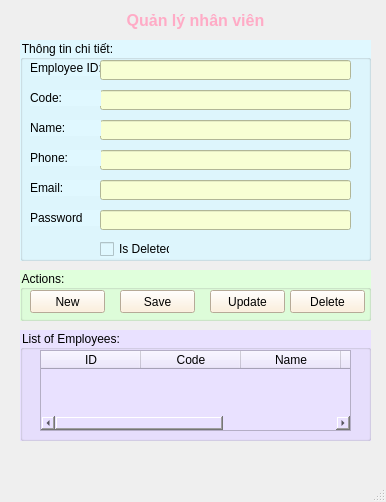
<?xml version="1.0" encoding="UTF-8"?>
<ui version="4.0">
 <class>MainWindow</class>
 <widget class="QMainWindow" name="MainWindow">
  <property name="geometry">
   <rect>
    <x>0</x>
    <y>0</y>
    <width>386</width>
    <height>502</height>
   </rect>
  </property>
  <property name="windowTitle">
   <string>MainWindow</string>
  </property>
  <widget class="QWidget" name="centralwidget">
   <widget class="QLabel" name="label">
    <property name="geometry">
     <rect>
      <x>20</x>
      <y>11</y>
      <width>351</width>
      <height>20</height>
     </rect>
    </property>
    <property name="font">
     <font>
      <pointsize>12</pointsize>
      <weight>75</weight>
      <bold>true</bold>
     </font>
    </property>
    <property name="layoutDirection">
     <enum>Qt::LeftToRight</enum>
    </property>
    <property name="styleSheet">
     <string notr="true">color:rgb(255, 171, 198)</string>
    </property>
    <property name="text">
     <string>&lt;html&gt;&lt;head/&gt;&lt;body&gt;&lt;p align=&quot;center&quot;&gt;Quản lý nhân viên&lt;/p&gt;&lt;/body&gt;&lt;/html&gt;</string>
    </property>
   </widget>
   <widget class="QGroupBox" name="groupBox">
    <property name="geometry">
     <rect>
      <x>20</x>
      <y>40</y>
      <width>351</width>
      <height>221</height>
     </rect>
    </property>
    <property name="styleSheet">
     <string notr="true">background-color: rgb(224, 248, 255);</string>
    </property>
    <property name="title">
     <string>Thông tin chi tiết:</string>
    </property>
    <widget class="QLabel" name="label_2">
     <property name="geometry">
      <rect>
       <x>10</x>
       <y>20</y>
       <width>71</width>
       <height>16</height>
      </rect>
     </property>
     <property name="text">
      <string>Employee ID:</string>
     </property>
    </widget>
    <widget class="QLineEdit" name="lineEditId">
     <property name="geometry">
      <rect>
       <x>80</x>
       <y>20</y>
       <width>251</width>
       <height>20</height>
      </rect>
     </property>
     <property name="styleSheet">
      <string notr="true">background-color: rgb(248, 255, 212);</string>
     </property>
    </widget>
    <widget class="QLineEdit" name="lineEditCode">
     <property name="geometry">
      <rect>
       <x>80</x>
       <y>50</y>
       <width>251</width>
       <height>20</height>
      </rect>
     </property>
     <property name="styleSheet">
      <string notr="true">background-color: rgb(248, 255, 212);</string>
     </property>
    </widget>
    <widget class="QLabel" name="label_3">
     <property name="geometry">
      <rect>
       <x>10</x>
       <y>50</y>
       <width>71</width>
       <height>16</height>
      </rect>
     </property>
     <property name="text">
      <string>Code:</string>
     </property>
    </widget>
    <widget class="QLineEdit" name="lineEditName">
     <property name="geometry">
      <rect>
       <x>80</x>
       <y>80</y>
       <width>251</width>
       <height>20</height>
      </rect>
     </property>
     <property name="styleSheet">
      <string notr="true">background-color: rgb(248, 255, 212);</string>
     </property>
    </widget>
    <widget class="QLabel" name="label_4">
     <property name="geometry">
      <rect>
       <x>10</x>
       <y>80</y>
       <width>71</width>
       <height>16</height>
      </rect>
     </property>
     <property name="text">
      <string>Name:</string>
     </property>
    </widget>
    <widget class="QLineEdit" name="lineEditPhone">
     <property name="geometry">
      <rect>
       <x>80</x>
       <y>110</y>
       <width>251</width>
       <height>20</height>
      </rect>
     </property>
     <property name="styleSheet">
      <string notr="true">background-color: rgb(248, 255, 212);</string>
     </property>
    </widget>
    <widget class="QLabel" name="label_5">
     <property name="geometry">
      <rect>
       <x>10</x>
       <y>110</y>
       <width>71</width>
       <height>16</height>
      </rect>
     </property>
     <property name="text">
      <string>Phone:</string>
     </property>
    </widget>
    <widget class="QLabel" name="label_6">
     <property name="geometry">
      <rect>
       <x>10</x>
       <y>140</y>
       <width>71</width>
       <height>16</height>
      </rect>
     </property>
     <property name="text">
      <string>Email:</string>
     </property>
    </widget>
    <widget class="QLineEdit" name="lineEditEmail">
     <property name="geometry">
      <rect>
       <x>80</x>
       <y>140</y>
       <width>251</width>
       <height>20</height>
      </rect>
     </property>
     <property name="styleSheet">
      <string notr="true">background-color: rgb(248, 255, 212);</string>
     </property>
    </widget>
    <widget class="QLabel" name="label_7">
     <property name="geometry">
      <rect>
       <x>10</x>
       <y>170</y>
       <width>71</width>
       <height>16</height>
      </rect>
     </property>
     <property name="text">
      <string>Password</string>
     </property>
    </widget>
    <widget class="QLineEdit" name="lineEditPassword">
     <property name="geometry">
      <rect>
       <x>80</x>
       <y>170</y>
       <width>251</width>
       <height>20</height>
      </rect>
     </property>
     <property name="styleSheet">
      <string notr="true">background-color: rgb(248, 255, 212);</string>
     </property>
    </widget>
    <widget class="QCheckBox" name="checkBoxIsDeleted">
     <property name="geometry">
      <rect>
       <x>80</x>
       <y>200</y>
       <width>70</width>
       <height>18</height>
      </rect>
     </property>
     <property name="text">
      <string>Is Deleted</string>
     </property>
    </widget>
   </widget>
   <widget class="QGroupBox" name="groupBox_2">
    <property name="geometry">
     <rect>
      <x>20</x>
      <y>270</y>
      <width>351</width>
      <height>51</height>
     </rect>
    </property>
    <property name="styleSheet">
     <string notr="true">background-color: rgb(224, 255, 220);</string>
    </property>
    <property name="title">
     <string>Actions:</string>
    </property>
    <widget class="QPushButton" name="pushButtonNew">
     <property name="geometry">
      <rect>
       <x>10</x>
       <y>20</y>
       <width>75</width>
       <height>23</height>
      </rect>
     </property>
     <property name="styleSheet">
      <string notr="true">background-color: rgb(255, 238, 212);</string>
     </property>
     <property name="text">
      <string>New</string>
     </property>
    </widget>
    <widget class="QPushButton" name="pushButtonSave">
     <property name="geometry">
      <rect>
       <x>100</x>
       <y>20</y>
       <width>75</width>
       <height>23</height>
      </rect>
     </property>
     <property name="styleSheet">
      <string notr="true">background-color: rgb(255, 238, 212);</string>
     </property>
     <property name="text">
      <string>Save</string>
     </property>
    </widget>
    <widget class="QPushButton" name="pushButtonUpdate">
     <property name="geometry">
      <rect>
       <x>190</x>
       <y>20</y>
       <width>75</width>
       <height>23</height>
      </rect>
     </property>
     <property name="styleSheet">
      <string notr="true">background-color: rgb(255, 238, 212);</string>
     </property>
     <property name="text">
      <string>Update</string>
     </property>
    </widget>
    <widget class="QPushButton" name="pushButtonDalete">
     <property name="geometry">
      <rect>
       <x>270</x>
       <y>20</y>
       <width>75</width>
       <height>23</height>
      </rect>
     </property>
     <property name="styleSheet">
      <string notr="true">background-color: rgb(255, 238, 212);</string>
     </property>
     <property name="text">
      <string>Delete</string>
     </property>
    </widget>
   </widget>
   <widget class="QGroupBox" name="groupBox_3">
    <property name="geometry">
     <rect>
      <x>20</x>
      <y>330</y>
      <width>351</width>
      <height>111</height>
     </rect>
    </property>
    <property name="styleSheet">
     <string notr="true">background-color: rgb(233, 225, 255);</string>
    </property>
    <property name="title">
     <string>List of Employees:</string>
    </property>
    <widget class="QWidget" name="verticalLayoutWidget">
     <property name="geometry">
      <rect>
       <x>20</x>
       <y>20</y>
       <width>311</width>
       <height>81</height>
      </rect>
     </property>
     <layout class="QVBoxLayout" name="verticalLayout">
      <item>
       <widget class="QTableWidget" name="tableWidgetEmployee">
        <column>
         <property name="text">
          <string>ID</string>
         </property>
        </column>
        <column>
         <property name="text">
          <string>Code</string>
         </property>
        </column>
        <column>
         <property name="text">
          <string>Name</string>
         </property>
        </column>
        <column>
         <property name="text">
          <string>Phone</string>
         </property>
        </column>
        <column>
         <property name="text">
          <string>Email</string>
         </property>
        </column>
       </widget>
      </item>
     </layout>
    </widget>
   </widget>
  </widget>
  <widget class="QMenuBar" name="menubar">
   <property name="geometry">
    <rect>
     <x>0</x>
     <y>0</y>
     <width>386</width>
     <height>22</height>
    </rect>
   </property>
  </widget>
  <widget class="QStatusBar" name="statusbar"/>
 </widget>
 <resources/>
 <connections/>
</ui>
